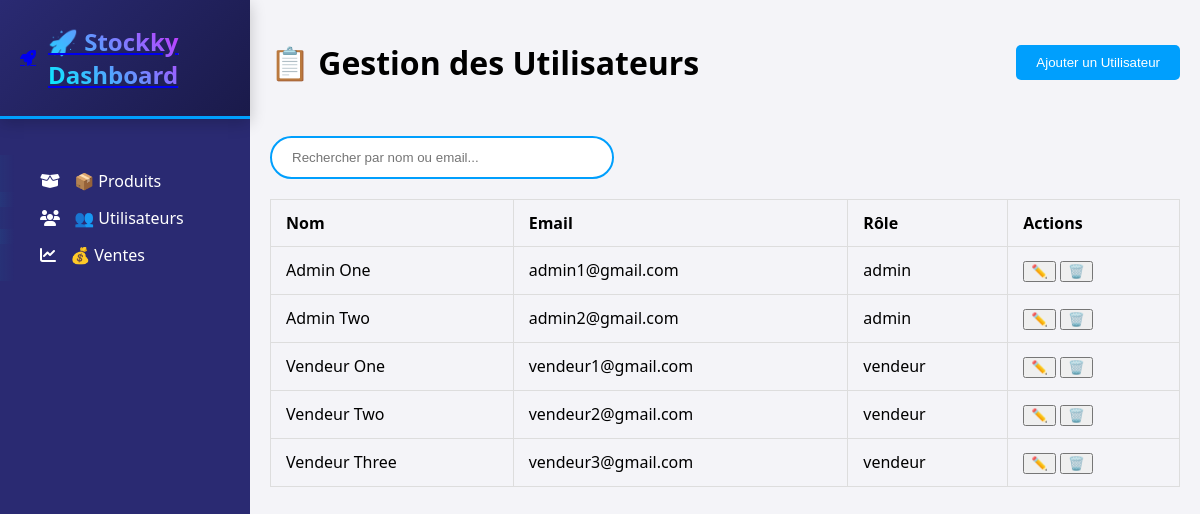
The page /users.php on the database its author committed.
### tables this page shows
CREATE TABLE IF NOT EXISTS Utilisateur (
    id INT PRIMARY KEY AUTO_INCREMENT,
    nom VARCHAR(100) NOT NULL,
    email VARCHAR(100) UNIQUE NOT NULL,
    mot_de_passe VARCHAR(255) NOT NULL,
    role ENUM('admin', 'vendeur') DEFAULT 'vendeur',
    created_at DATETIME DEFAULT CURRENT_TIMESTAMP
);

### users.php (the view, shortened to what this page needs)
<?php
require_once 'includes/db.php';
try {
    $stmt = $pdo->query("SELECT * FROM Utilisateur");
    $users = $stmt->fetchAll(PDO::FETCH_ASSOC);
} catch(PDOException $e) {
    die("Erreur de base de données : " . $e->getMessage());
}
?>
<!DOCTYPE html>
<html lang="fr">
<head>
    <link rel="stylesheet" href="/fonts/css/all.css">
    <link rel="stylesheet" href="styles/dashboard.css">
</head>
<body>
    <?php include 'includes/sidebar.php'; ?>
    <div class="main-content">
        <header class="dashboard-header">
            <h1>📋 Gestion des Utilisateurs</h1>
            <button class="add-user" id="openUserModal">Ajouter un Utilisateur</button>
        </header>
        <div class="search-bar">
            <input type="text" id="userSearch" placeholder="Rechercher par nom ou email...">
        </div>
        <div class="table-container">
            <table class="animated-table">
                <thead>
                    <tr>
                        <th>Nom</th>
                        <th>Email</th>
                        <th>Rôle</th>
                        <th>Actions</th>
                    </tr>
                </thead>
                <tbody id="userTable">
                    <?php foreach ($users as $user): ?>
                    <tr data-id="<?= $user['id'] ?>">
                        <td><?= htmlspecialchars($user['nom']) ?></td>
                        <td><?= htmlspecialchars($user['email']) ?></td>
                        <td><?= htmlspecialchars($user['role']) ?></td>
                        <td>
                            <button class="edit-btn" data-id="<?= $user['id'] ?>">✏️</button>
                            <button class="delete-btn" data-id="<?= $user['id'] ?>">🗑️</button>
                        </td>
                    </tr>
                    <?php endforeach; ?>
                </tbody>
            </table>
        </div>
    </div>
</body>
</html>

### styles/dashboard.css (style rules this page uses)
:root { --primary: #2A2A72; --secondary: #009FFD; --accent: #FF0076; --light: #F4F4F8; }
body { margin: 0; font-family: 'Segoe UI', sans-serif; background: var(--light); }
.main-content { margin-left: 250px; transition: 0.3s; padding: 20px; }
.dashboard-header { display: flex; justify-content: space-between; align-items: center; margin-bottom: 30px; }
.search-bar { display: flex; gap: 15px; margin-bottom: 25px; }
.search-bar input { padding: 12px 20px; border: 2px solid var(--secondary); border-radius: 25px; width: 300px; transition: all 0.3s ease; }
.animated-table { width: 100%; border-collapse: collapse; animation: slideIn 0.5s ease-out; }
.animated-table tr { border-bottom: 1px solid #eee; transition: all 0.3s ease; }

### users.php (style rules this page uses)
.table-container { overflow-x: auto; margin-top: 20px; }
.animated-table { width: 100%; border-collapse: collapse; table-layout: auto; }
.animated-table th, .animated-table td { padding: 12px 15px; text-align: left; border: 1px solid #ddd; word-wrap: break-word; }
.search-bar { display: flex; gap: 15px; margin: 20px 0; }
.search-bar input { padding: 12px 20px; border: 2px solid var(--secondary); border-radius: 25px; width: 300px; transition: all 0.3s ease; }
.add-user { padding: 10px 20px; background-color: var(--secondary); color: #fff; border: none; border-radius: 5px; cursor: pointer; transition: background 0.3s ease; }

### rows shown on the page
utilisateur: nom "Admin One", email "admin1@gmail.com", role "admin"
utilisateur: nom "Admin Two", email "admin2@gmail.com", role "admin"
utilisateur: nom "Vendeur One", email "vendeur1@gmail.com", role "vendeur"
utilisateur: nom "Vendeur Two", email "vendeur2@gmail.com", role "vendeur"
utilisateur: nom "Vendeur Three", email "vendeur3@gmail.com", role "vendeur"
